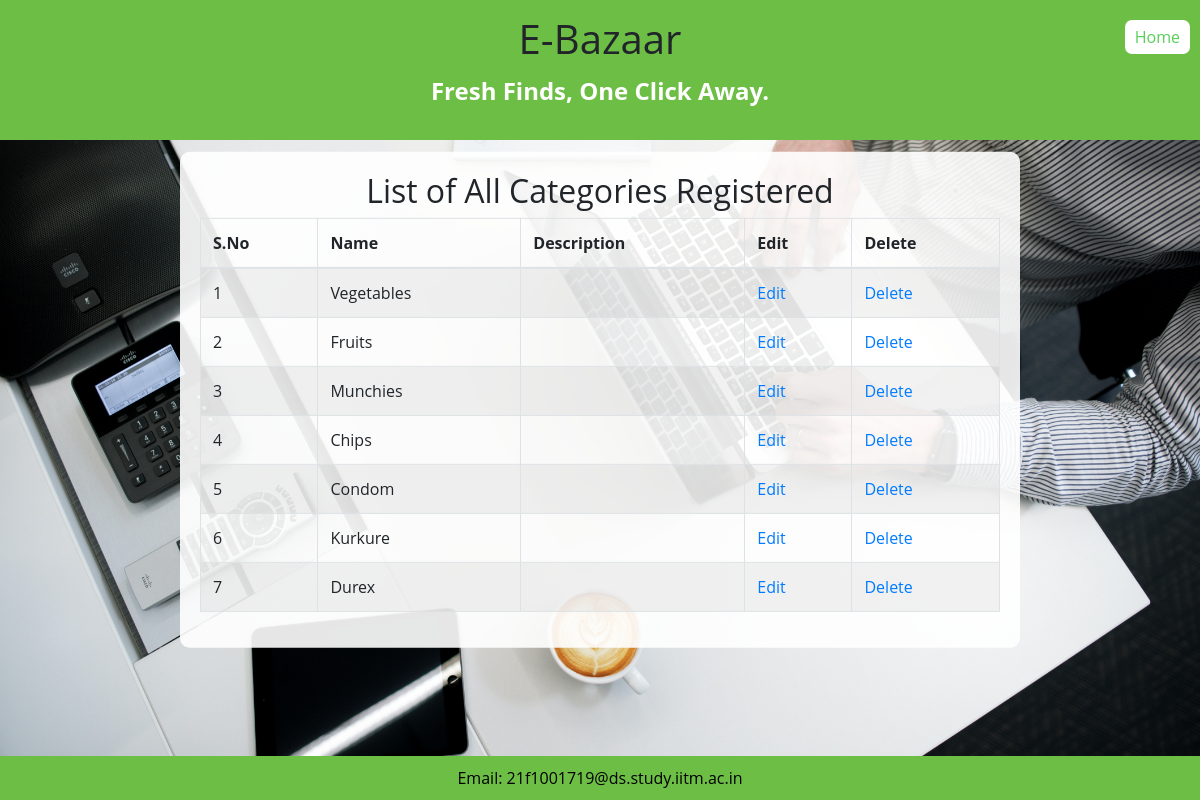
The app's page /categories (signed in), older data.
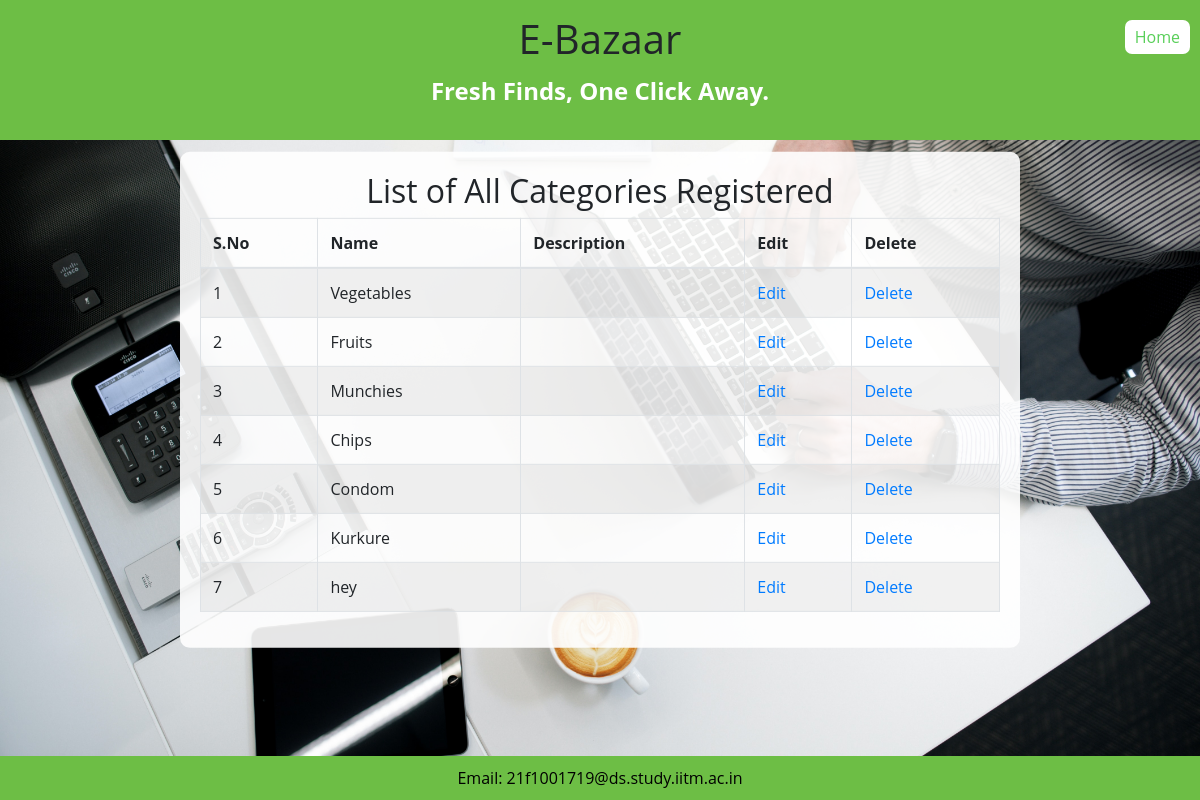
The same page, newer data.
### app.py (models this page shows, shortened)
class Category(db.Model): #This is the class for Category, which will store all the prodcuts. Each product will be from a category, and a category may have multiple products
    category_id = db.Column(db.Integer(),primary_key = True) #ID of a category,set as the primary key
    category_name = db.Column(db.String(50), nullable = False,unique = True) #Name of the category
    category_des = db.Column(db.String(150)) #This contains an optional short description of the category
    products = db.relationship("Product", backref = "category", cascade = "all, delete") #Products a category has in it. We use backref so that it does not create redundant column with a foreign key and operates in one column only i.e. it creates a pseudo column where it stores the relationship. We use cascade so that if a category is deleted, the system automatically deletes it's products

### app.py (the view)
@app.route('/categories')
@login_required
def view_categories():
    if(current_user.user_role_id != 1):
        flash("You do not have the permissions to view this page.", "Unauthorized_View_Category_Access")
    all = Category.query.all()
    return render_template('view_categories_admin.html', all = all)

### app.py (called while the page is built)
@login_manager.user_loader
def load_user(user_id):
    return User.query.get(int(user_id))

### templates/view_categories_admin.html (shortened to what this page needs)
<!DOCTYPE html>
<html lang="en">
<head>
    <link href="/static/bootstrap.min.css" rel="stylesheet">
</head>
<body>
    <div class="header-banner">
        <h1>E-Bazaar</h1>
        <p class="slogan">Fresh Finds, One Click Away.</p>
    </div>
    <div class="center-table">
        <h2 class="text-center">List of All Categories Registered</h2>
        <table class="table table-bordered table-striped">
            <thead>
                <tr>
                    <th> S.No</th>
                    <th> Name</th>
                    <th> Description</th>
                    <th> Edit</th>
                    <th> Delete</th>
                </tr>
            </thead>
            <tbody>
                {% for one in all %}
                <tr>
                    <td>{{one['category_id']}}</td>
                    <td>{{one['category_name']}}</td>
                    <td>{{one['category_des']}}</td>
                    <td><a button oneclick='edit()' href="/category/edit/{{ one['category_id'] }}">Edit</a></td>
                    <td><a href="/category/confirm-delete/{{ one['category_id'] }}">Delete</a></td>
                </tr>
                {% endfor %}
            </tbody>
        </table>
    </div>
    <div class="footer-banner">
        <a class="footer-text" href="mailto:21f1001719@ds.study.iitm.ac.in">Email: 21f1001719@ds.study.iitm.ac.in</a>
    </div>
    <a href="/landing_admin" id="landing-admin">Home</a>
</body>
</html>

### templates/view_categories_admin.html (style rules this page uses)
.header-banner { background-color: #6DBE45; padding: 15px 0; text-align: center; }
.footer-banner { background-color: #6DBE45; padding: 10px 0; text-align: center; position: absolute; bottom: 0; width: 100%; }
.slogan { color: #fff; font-weight: bold; font-size: 1.5em; margin-top: 10px; }
.footer-text { color: black; }
body { font-family: 'Open Sans', sans-serif; background-color: #d7cece; background-image: url('/static/welcome_image_admin.jpg'); background-repeat: no-repeat; background-size: 100%; }
.center-table { position: absolute; top: 50%; left: 50%; transform: translate(-50%, -50%); background: rgba(255, 255, 255, 0.9); padding: 20px; border-radius: 10px; width: 70%; }
#landing-admin { position: absolute; top: 20px; right: 10px; background-color: #ffffff; padding: 5px 10px; border-radius: 7px; text-decoration: none; color: rgb(89, 207, 89); }

Row changes from the older to the newer data that the page shows:
changed Category id 7: category_name "Durex" → "hey"
